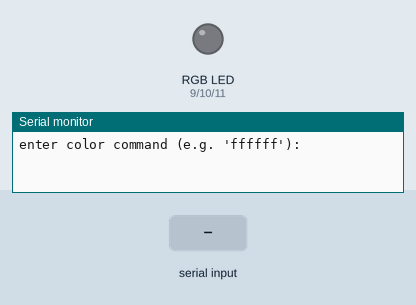
The sketch below on a simulated Arduino Uno, built with avr-gcc and run on an emulated ATmega328P. On the bench: an RGB LED mixed from three pins (HIGH = lit), the last lines printed to the serial monitor. The inputs (shaded band) are chosen by the test bench. Dim RGB values are drawn brighter than linear.

Above: at 1.2 s.
1.3 s: "90,45\n" received over Serial
At 3.3 s:
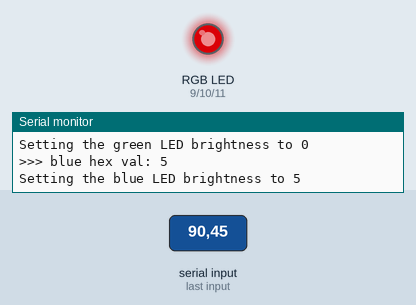
3.6 s: "5\n" received over Serial
At 5.4 s:
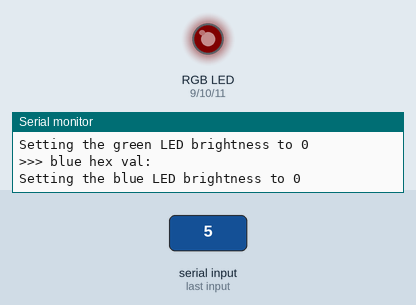
5.7 s: "30,150\n" received over Serial
At 6.8 s:
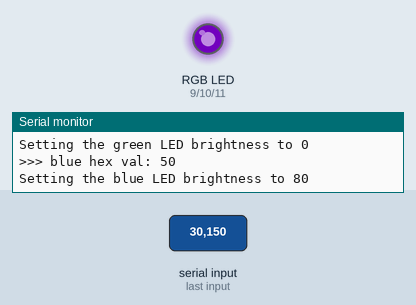
7.8 s: "90\n" received over Serial
At 8.41 s:
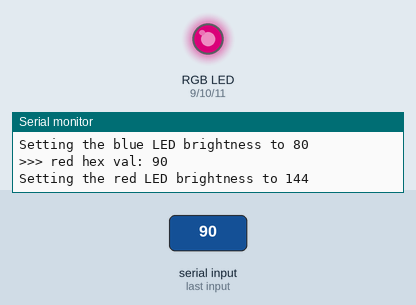
Timing chart, 0 to 10.8 s (numbered marks = the images above; inputs shaded):
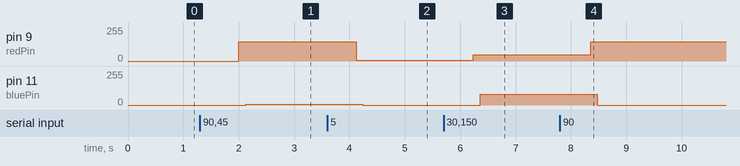

The sketch:

serial_3_led_hex.ino
```cpp
/*
 * Serial RGB LED with Hex Code Input
 * ---------------
 * Serial commands control the brightness of R,G,B LEDs
 *
 * Command structure is "<RR><GG><BB>", where each <..>
 * is a hex value that corresponds to its respective
 * RGB value.
 *
 * Code schematic:
 * serial monitor input -> serInString[6] ->
 * redHex, greenHex, blueHex
 *
 * E.g. FFFFFF = R255 G255 B255
 *
 * Created 06 September 2023
 * By Andy Vo
 * INFO C262
 *
 * Resources:
 * https://cplusplus.com/reference/cstdio/sscanf/
 * https://stackoverflow.com/questions/3420629/what-is-the-difference-between-sscanf-or-atoi-to-convert-a-string-to-an-integer
 * https://cplusplus.com/reference/cstring/strncpy/
 */

char serInString[100];  // array that will hold the different bytes of the string

char redHex[3];   // input hex string
char greenHex[3]; // input hex string
char blueHex[3];  // input hex string

int redVal;   // red color output
int greenVal; // green color output
int blueVal;  // blue color output

int redPin   = 9;   // Red LED,   connected to digital pin 9
int greenPin = 10;  // Green LED, connected to digital pin 10
int bluePin  = 11;  // Blue LED,  connected to digital pin 11

void setup() {
  // sets the pins as output
  pinMode(redPin,   OUTPUT);
  pinMode(greenPin, OUTPUT);
  pinMode(bluePin,  OUTPUT);

  Serial.begin(9600);

  // set all LEDs to 0% brightness
  analogWrite(redPin,   0);
  analogWrite(greenPin, 0);
  analogWrite(bluePin,  0);

  Serial.println("enter color command (e.g. 'ffffff'):");
}

void loop () {
  // clear the string
  memset(serInString, 0, 6);

  //read the serial port and create a string out of what you read
  readSerialString(serInString);

  if (serInString[0] != '\0') {
    hexToRGB(serInString);
  }

  delay(1000);  // wait a bit, for serial data
}

//read a string from the serial and store it in an array
//you must supply the array variable
void readSerialString (char *strArray) {
  int i = 0;
  if(!Serial.available()) {
    return;
  }
  while (Serial.available()) {
    strArray[i] = Serial.read();
    i++;
  }
}

void hexToRGB (char *hexStr) {
  // we know the exact length of our input and output
  strncpy(redHex, hexStr, 2);
  strncpy(greenHex, hexStr+2, 2);
  strncpy(blueHex, hexStr+4, 2);

  // strtol to convert the hex string to an integer
  long redValue = strtol(redHex, NULL, 16);
  long greenValue = strtol(greenHex, NULL, 16);
  long blueValue = strtol(blueHex, NULL, 16);

  // ensure the value is within the valid RGB range (0-255)
  redValue = constrain(redValue, 0, 255);
  greenValue = constrain(greenValue, 0, 255);
  blueValue = constrain(blueValue, 0, 255);

  // convert
  redVal = static_cast<int>(redValue);
  greenVal = static_cast<int>(greenValue);
  blueVal = static_cast<int>(blueValue);

  Serial.print(">>> red hex val: ");
  Serial.println(redHex);
  Serial.print("Setting the red LED brightness to ");
  Serial.println(redVal);
  analogWrite(redPin, redVal);

  Serial.print(">>> green hex val: ");
  Serial.println(greenHex);
  Serial.print("Setting the green LED brightness to ");
  Serial.println(greenVal);
  analogWrite(greenPin, greenVal);

  Serial.print(">>> blue hex val: ");
  Serial.println(blueHex);
  Serial.print("Setting the blue LED brightness to ");
  Serial.println(blueVal);
  analogWrite(bluePin, blueVal);

  // 010101, 111111, aaaaaa, ffffff
  // ff0000, ffa500, ffc100, 98fb98, 2a52be, ccccff
  // 000000
}
```

Measured:
- after the input at 1.3 s, pin 9 (redPin): 0/255 → 144/255 after 0.70 s; pin 11 (bluePin): 0/255 → 5/255 after 0.82 s
- after the input at 3.6 s, pin 9 (redPin): 144/255 → 5/255 after 0.52 s; pin 11 (bluePin): 5/255 → 0/255 after 0.64 s
- after the input at 5.7 s, pin 9 (redPin): 5/255 → 48/255 after 0.54 s; pin 11 (bluePin): 0/255 → 80/255 after 0.66 s
- after the input at 7.8 s, pin 9 (redPin): 48/255 → 144/255 after 0.56 s; pin 11 (bluePin): 80/255 → 0/255 after 0.68 s
